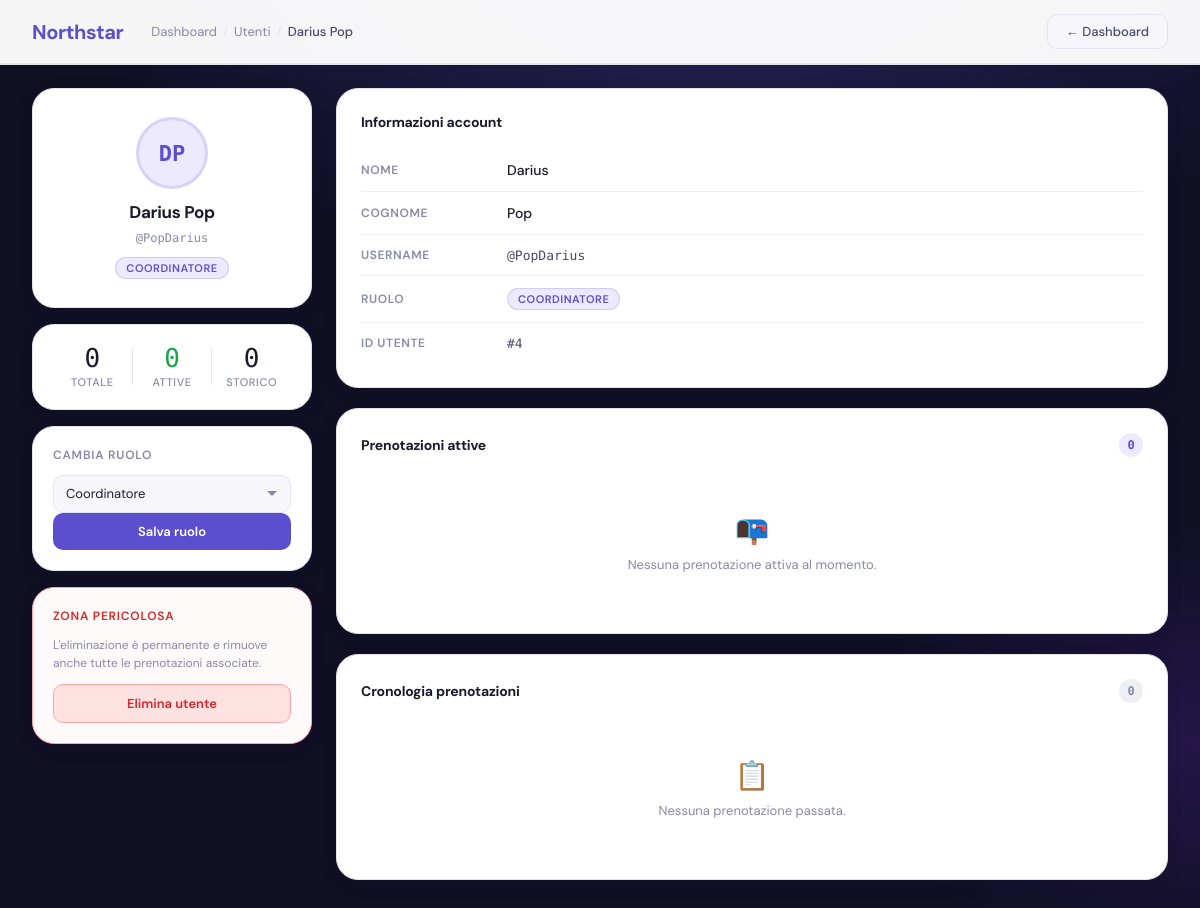
Page /public/admin/utenti/index.php?id=4 (signed in) on the committed database.
### tables this page shows
CREATE TABLE `utenti` (
  `id_utente` int(11) NOT NULL,
  `nome` varchar(50) NOT NULL,
  `cognome` varchar(50) NOT NULL,
  `username` varchar(100) NOT NULL,
  `password` varchar(255) NOT NULL,
  `id_ruolo` int(11) NOT NULL,
  `id_coordinatore` int(11) DEFAULT NULL
);

CREATE TABLE `ruoli` (
  `id_ruolo` int(11) NOT NULL,
  `nome_ruolo` varchar(20) NOT NULL
);

### public/admin/utenti/index.php (the view, shortened to what this page needs)
<?php
require_once __DIR__ . "/../../../config/config.php";
$userId = isset($_GET['id']) ? (int)$_GET['id'] : 0;
$sql = "SELECT u.id_utente, u.nome, u.cognome, u.username, u.id_ruolo, r.nome_ruolo as ruolo
        FROM utenti u
        JOIN ruoli r ON u.id_ruolo = r.id_ruolo
        WHERE u.id_utente = ? LIMIT 1";
$stmt = $conn->prepare($sql);
$stmt->bind_param("i", $userId);
$stmt->execute();
$result = $stmt->get_result();
$user = $result->fetch_assoc();
$roles = [];
$result = $conn->query("SELECT id_ruolo, nome_ruolo FROM ruoli ORDER BY nome_ruolo");
if ($result) {
    while ($row = $result->fetch_assoc()) { $roles[] = $row; }
}
$today = date('Y-m-d H:i:s');
$stmt = $conn->prepare("SELECT COUNT(*) as c FROM prenotazioni WHERE id_utente = ?");
$stmt->bind_param("i", $userId); $stmt->execute();
$bookingTotal = $stmt->get_result()->fetch_assoc()['c'] ?? 0;
$stmt = $conn->prepare("SELECT COUNT(*) as c FROM prenotazioni WHERE id_utente = ? AND data_fine >= ?");
$stmt->bind_param("is", $userId, $today); $stmt->execute();
$bookingActive = $stmt->get_result()->fetch_assoc()['c'] ?? 0;
$activeBookings = [];
$historyBookings = [];
$initials = strtoupper(substr($user['nome'], 0, 1) . substr($user['cognome'], 0, 1));
?>
<!DOCTYPE html>
<html lang="it">
<head>
    <link rel="stylesheet" href="../dashboard/dashboard.css">
    <link rel="stylesheet" href="./utenti.css">
</head>
<body>
<header class="header">
    <div class="header-left">
        <h1>Northstar</h1>
        <nav class="header-breadcrumb">
            <a href="../dashboard/index.php">Dashboard</a>
            <span class="bc-sep">/</span>
            <span>Utenti</span>
            <span class="bc-sep">/</span>
            <span class="bc-current"><?php echo htmlspecialchars($user['nome'] . ' ' . $user['cognome']); ?></span>
        </nav>
    </div>
    <a href="../dashboard/index.php" class="signout-btn">← Dashboard</a>
</header>
<div class="utenti-page">
    <aside class="utenti-aside">
        <div class="profile-card">
            <div class="profile-avatar"><?php echo $initials; ?></div>
            <h2 class="profile-name"><?php echo htmlspecialchars($user['nome'] . ' ' . $user['cognome']); ?></h2>
            <span class="profile-username">@<?php echo htmlspecialchars($user['username']); ?></span>
            <span class="role-pill role-pill--aside"><?php echo htmlspecialchars($user['ruolo']); ?></span>
        </div>
        <div class="stats-card">
            <div class="stat-item">
                <span class="stat-number"><?php echo $bookingTotal; ?></span>
                <span class="stat-label">Totale</span>
            </div>
            <div class="stat-item">
                <span class="stat-number stat-active"><?php echo $bookingActive; ?></span>
                <span class="stat-label">Attive</span>
            </div>
            <div class="stat-item">
                <span class="stat-number"><?php echo max(0, $bookingTotal - $bookingActive); ?></span>
                <span class="stat-label">Storico</span>
            </div>
        </div>
        <div class="action-card">
            <h3 class="action-card-title">Cambia ruolo</h3>
            <form method="POST">
                <select name="id_ruolo" class="role-select">
                    <?php foreach ($roles as $role): ?>
                        <option value="<?php echo $role['id_ruolo']; ?>"
                            <?php echo $role['id_ruolo'] == $user['id_ruolo'] ? 'selected' : ''; ?>>
                            <?php echo htmlspecialchars($role['nome_ruolo']); ?>
                        </option>
                    <?php endforeach; ?>
                </select>
                <button type="submit" class="btn-primary btn-full">Salva ruolo</button>
            </form>
        </div>
        <div class="action-card danger-card">
            <h3 class="action-card-title danger-title">Zona pericolosa</h3>
            <p class="danger-desc">L'eliminazione è permanente e rimuove anche tutte le prenotazioni associate.</p>
            <button class="btn-danger btn-full" onclick="openDeleteModal()">Elimina utente</button>
        </div>
    </aside>
    <main class="utenti-main">
        <div class="panel">
            <h3 class="panel-title">Informazioni account</h3>
            <div class="info-rows">
                <div class="info-row">
                    <span class="info-key">Nome</span>
                    <span class="info-val"><?php echo htmlspecialchars($user['nome']); ?></span>
                </div>
                <div class="info-row">
                    <span class="info-key">Cognome</span>
                    <span class="info-val"><?php echo htmlspecialchars($user['cognome']); ?></span>
                </div>
                <div class="info-row">
                    <span class="info-key">Username</span>
                    <span class="info-val mono">@<?php echo htmlspecialchars($user['username']); ?></span>
                </div>
                <div class="info-row">
                    <span class="info-key">Ruolo</span>
                    <span class="info-val">
                        <span class="role-pill"><?php echo htmlspecialchars($user['ruolo']); ?></span>
                    </span>
                </div>
                <div class="info-row">
                    <span class="info-key">ID utente</span>
                    <span class="info-val mono">#<?php echo $user['id_utente']; ?></span>
                </div>
            </div>
        </div>
        <div class="panel">
            <div class="panel-header">
                <h3 class="panel-title">Prenotazioni attive</h3>
                <span class="panel-badge"><?php echo count($activeBookings); ?></span>
            </div>
            <?php if (empty($activeBookings)): ?>
                <div class="empty-state">
                    <span class="empty-icon">📭</span>
                    <p>Nessuna prenotazione attiva al momento.</p>
                </div>
            <?php endif; ?>
        </div>
        <div class="panel">
            <div class="panel-header">
                <h3 class="panel-title">Cronologia prenotazioni</h3>
                <span class="panel-badge panel-badge--muted"><?php echo count($historyBookings); ?></span>
            </div>
            <?php if (empty($historyBookings)): ?>
                <div class="empty-state">
                    <span class="empty-icon">📋</span>
                    <p>Nessuna prenotazione passata.</p>
                </div>
            <?php endif; ?>
        </div>
    </main>
</div>
</body>
</html>

### public/admin/dashboard/dashboard.css (style rules this page uses)
:root { --clr-primary: #5b4fcf; --clr-primary-dark: #4338b0; --clr-primary-light: #ede9ff; --clr-accent: #7c3aed; --clr-accent-soft: #f3f0ff; --clr-surface: #ffffff; --clr-surface-2: #f7f7fb; --clr-surface-3: #eeeef5; --clr-border: #e4e4ee; --clr-text-1: #1a1a2e; --clr-text-2: #4a4a6a; --clr-text-3: #8888aa; --clr-success: #16a34a; --clr-success-bg: #dcfce7; --clr-danger: #dc2626; --clr-danger-bg: #fee2e2; --clr-warning: #d97706; --clr-warning-bg: #fef3c7; --clr-bg-page: #100f24; --radius-sm: 6px; --radius-md: 10px; --radius-lg: 16px; --radius-xl: 22px; --shadow-sm: 0 1px 3px rgba(0,0,0,.08), 0 1px 2px rgba(0,0,0,.06); --shadow-md: 0 4px 16px rgba(20,18,50,.10); --shadow-lg: 0 8px 32px rgba(20,18,50,.14); --shadow-xl: 0 20px 60px rgba(20,18,50,.20); --font-body: 'DM Sans', system-ui, sans-serif; --font-mono: 'DM Mono', monospace; --transition: all .2s cubic-bezier(.4,0,.2,1); }
*, *::before, *::after { margin: 0; padding: 0; box-sizing: border-box; }
html { scroll-behavior: smooth; }
body { font-family: var(--font-body); background-color: var(--clr-bg-page); background-image: radial-gradient(ellipse 80% 60% at 60% -10%, rgba(91,79,207,.35) 0%, transparent 70%), radial-gradient(ellipse 50% 40% at 100% 80%, rgba(124,58,237,.18) 0%, transparent 60%); min-height: 100vh; color: var(--clr-text-1); -webkit-font-smoothing: antialiased; }
.header { background: rgba(255,255,255,.96); backdrop-filter: blur(16px); -webkit-backdrop-filter: blur(16px); border-bottom: 1px solid var(--clr-border); padding: 0 32px; height: 64px; display: flex; justify-content: space-between; align-items: center; position: sticky; top: 0; z-index: 200; box-shadow: 0 1px 0 var(--clr-border), var(--shadow-sm); }
.header-left { display: flex; align-items: center; gap: 28px; }
.header h1 { font-size: 20px; font-weight: 700; color: var(--clr-primary); letter-spacing: -.4px; }
.signout-btn { display: inline-flex; align-items: center; gap: 6px; background: var(--clr-surface-2); color: var(--clr-text-2); text-decoration: none; padding: 8px 18px; border-radius: var(--radius-md); font-size: 13px; font-weight: 500; transition: var(--transition); border: 1px solid var(--clr-border); }

### rows in the picture
utenti: nome+cognome "Darius Pop", initials "DP", username "PopDarius", id_ruolo.nome_ruolo "COORDINATORE", id_ruolo "Coordinatore", nome "Darius", cognome "Pop", id_utente "4"

### other values in the picture
$bookingTotal "0"
$bookingActive "0"
max(0, $bookingTotal - $bookingActive) "0"
count($activeBookings) "0"
count($historyBookings) "0"
